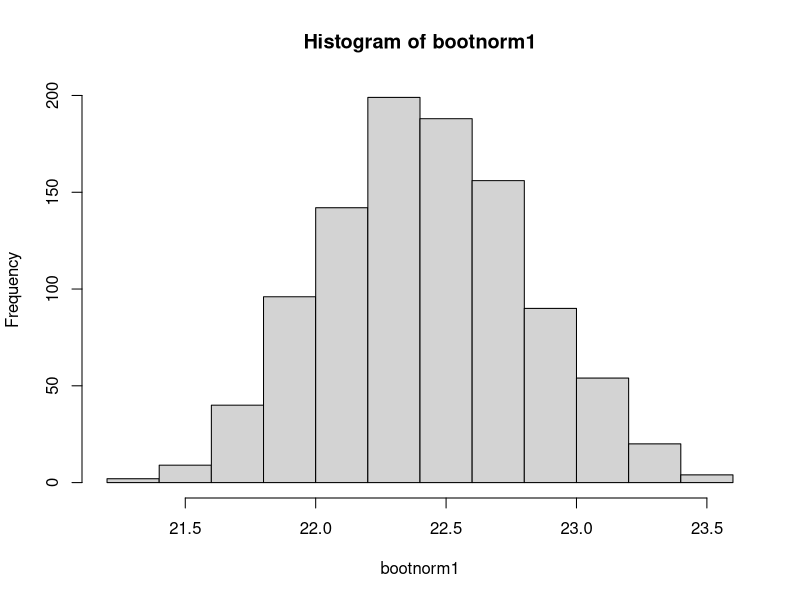
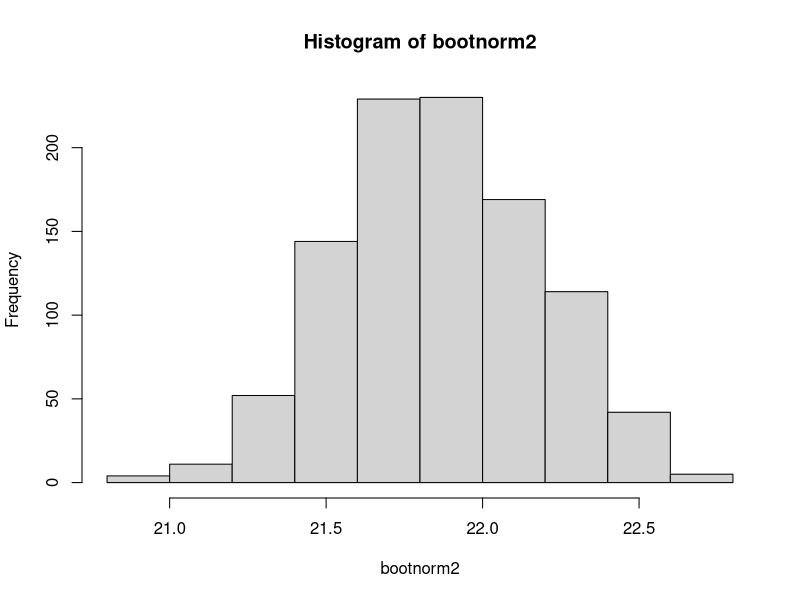
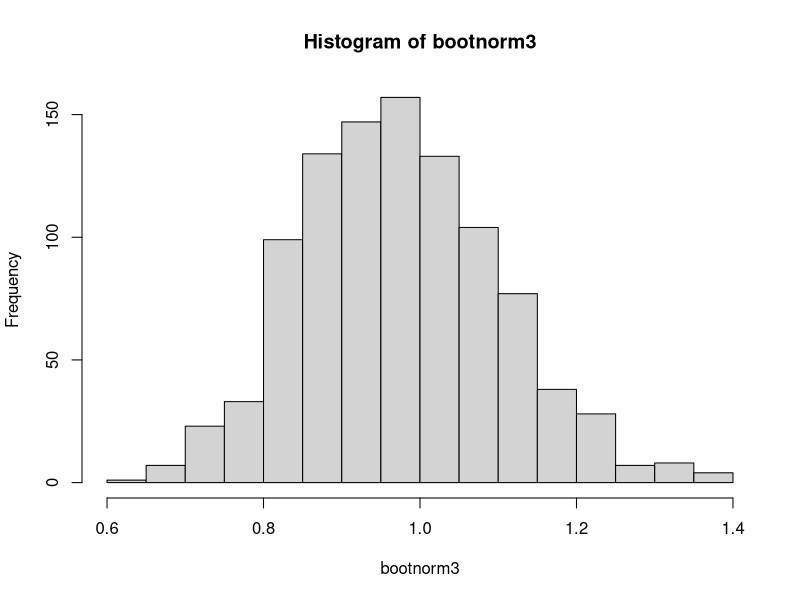
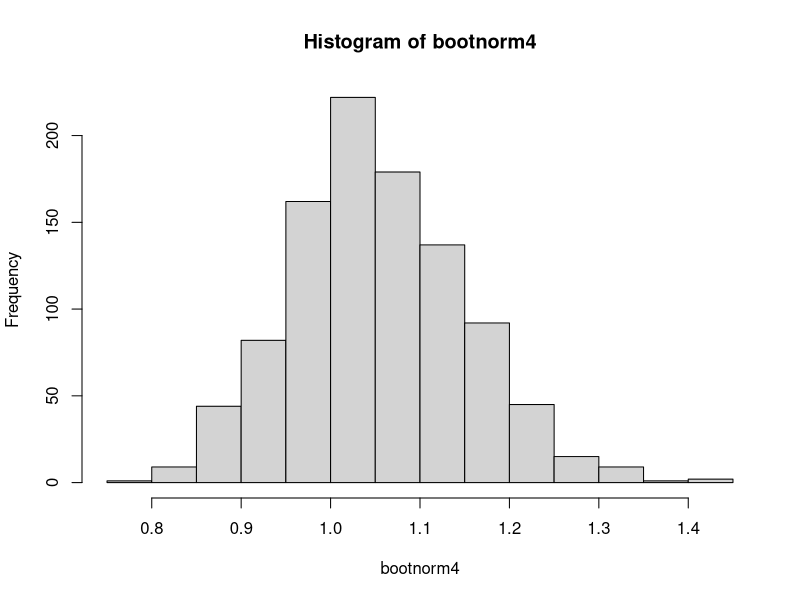

Write the R code that produced these figures, in order.
## ---- chunk 1
#First random distribution with sample size 50 (mean 22 nd SD 3)
 x1 <-rnorm(50,22,3)
xbar1 <- mean(x1)
xbar1
nsims1 <- 1000
bootnorm1 <- numeric(nsims1)
for(i in 1:nsims1){
temp1 <- sample (x1,50,replace=TRUE)
bootnorm1[i] <- mean(temp1) 
}
mean(bootnorm1)
summary(bootnorm1)
#to demonstrate central limit theorem with the histogram plot
hist(bootnorm1)
## ---- chunk 2
#Second random distribution with sample size 100  (mean 22 and SD 3)
 x2 <-rnorm(100,22,3)
xbar2 <- mean(x2)
xbar2
nsims2 <- 1000
bootnorm2 <- numeric(nsims2)
for (i in 1:nsims2){
temp2 <- sample (x2,100,replace=TRUE)
bootnorm2[i] <- mean(temp2) 
}
mean(bootnorm2)
summary(bootnorm2)
#to demonstrate central limit theorem with the histogram plot
hist(bootnorm2)
## ---- chunk 3
#Second random distribution with  sample size 50  
 x3 <-rexp(50)
xbar3 <- mean(x3)
xbar3
nsims3 <- 1000
bootnorm3 <- numeric(nsims3)
for (i in 1:nsims3){
temp3 <- sample (x3,50,replace=TRUE)
bootnorm3[i] <- mean(temp3) 
}
mean(bootnorm3)
summary(bootnorm3)
#to demonstrate central limit theorem with the histogram plot
hist(bootnorm3)
## ---- chunk 4
#Second random distribution with  sample size 100  
 x4 <-rexp(100)
xbar4 <- mean(x4)
xbar4
nsims4 <- 1000
bootnorm4 <- numeric(nsims4)
for (i in 1:nsims4){
temp4 <- sample (x4,100,replace=TRUE)
bootnorm4[i] <- mean(temp4) 
}
mean(bootnorm4)
summary(bootnorm4)
#to demonstrate central limit theorem with the histogram plot
hist(bootnorm4)
